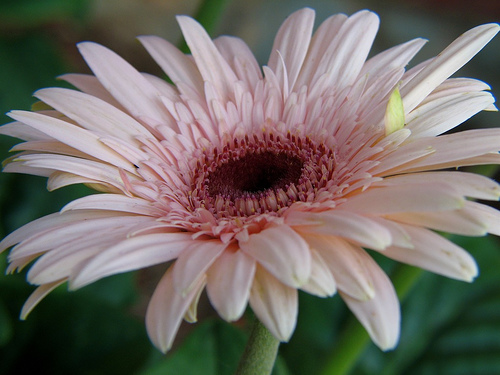
#> input picture Test/Daisy/1031799732_e7f4008c03.jpg, 500 x 375 px, found by its file name; its folder holds only this picture in this run
$ jupyter execute --allow-errors end_to_end_notebook.ipynb   (shell and % lines are left out)
#> lines starting #> are read from the running program, lines starting #| are printed output that depends on the picture
[cell 1]
import numpy as np
import cv2 as cv
from matplotlib import pyplot as plt
from sklearn.cluster import KMeans
from sklearn.neighbors import KNeighborsClassifier
from sklearn.svm import SVC
from sklearn.ensemble import AdaBoostClassifier
from sklearn.metrics import classification_report,confusion_matrix, accuracy_score, plot_confusion_matrix
import os
import pandas as pd
import random
import matplotlib.pyplot as plt
from kneed import KneeLocator # used for finding the optimal value of k

np.random.seed(22)

[cell 2]
from google.colab import drive
drive.mount('/content/drive')

[cell 3]
import os
flowers = ['Daisy', 'Rose', 'Sunflower', 'Tulip']
path = '/content/drive/My Drive/2D Geometric Shapes Recognition System/Flowers/'
training_file_names = []
training_flower_labels = []
#> (the rest of this cell did not finish here and is left out)

[cell 4]
# code to find optimal value of k
'''training_data = []

sift = cv.xfeatures2d.SIFT_create()
num_keypoints = [] #this is used to store the number of keypoints in each image
#load training images and compute SIFT descriptors
for filename in training_file_names:
    img = cv.imread(filename)
    img_gray = cv.cvtColor(img, cv.COLOR_BGR2GRAY)
    list_des = sift.detectAndCompute(img_gray, None)[1]
    if list_des is None:
        num_keypoints.append(0)
    else:
        num_keypoints.append(len(list_des))
        for des in list_des:
            training_data.append(des)

def kmeans_method(training_data):
  ssd = []
  K = []
  val = [i for i in range(10,101,5)]
  for k in val:
    kmeans = KMeans(k)
    kmeans.fit(training_data)
    K.append(k)
    ssd.append(kmeans.inertia_)

  # plot
  plt.figure(figsize=(15,7))
  plt.plot(K, ssd, 'bx-')
  plt.xlabel('k')
  plt.ylabel('Sum_of_squared_distances')
  plt.title('Elbow Method For Optimal k')
  plt.show()

  # find optimal value of k
  k = KneeLocator(range(10,101, 5), ssd, curve='convex', direction='decreasing')
  print(f'Optimal value of k is {k.elbow}.')

  return k.elbow # retuns optimal k vlaue

kmeans_method(training_data)'''

[cell 5]
class Dictionary(object):
    def __init__(self, name, img_filenames):
        self.name = name #name of your dictionary
        self.img_filenames = img_filenames #list of image filenames
        #self.num_words = num_words #the number of words
        self.training_data = [] #this is the training data required by the K-Means algorithm
        self.words = [] #list of words, which are the centroids of clusters

    def learn(self):
        sift = cv.xfeatures2d.SIFT_create()
        num_keypoints = [] #this is used to store the number of keypoints in each image
        #load training images and compute SIFT descriptors
        for filename in self.img_filenames:
            img = cv.imread(filename)
#> img is the input picture: shape (375, 500, 3); mean B, G, R 102.6, 108.8, 114.5
            img_gray = cv.cvtColor(img, cv.COLOR_BGR2GRAY)
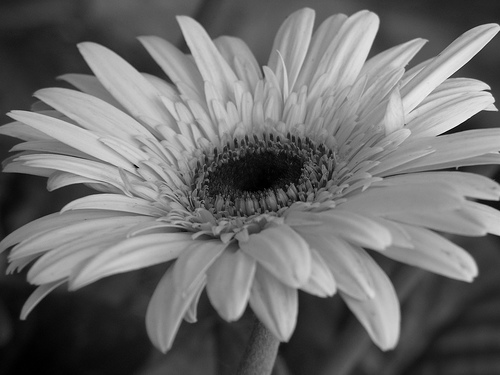
#> img_gray: shape (375, 500); min 0, max 248, mean 109.8
            list_des = sift.detectAndCompute(img_gray, None)[1]
            if list_des is None:
                num_keypoints.append(0)
            else:
                num_keypoints.append(len(list_des))
                for des in list_des:
                    self.training_data.append(des)
#> after the loop, self.training_data = 553 items
        #cluster SIFT descriptors using K-means algorithm
        self.num_words = 40 #optimal value
        kmeans = KMeans(self.num_words)
        kmeans.fit(self.training_data)
        self.words = kmeans.cluster_centers_
        #create word histograms for training images
        training_word_histograms = [] #list of word histograms of all training images
        index = 0
        for i in range(0, len(self.img_filenames)):
            #for each file, create a histogram
            histogram = np.zeros(self.num_words, np.float32)
            #if some keypoints exist
            if num_keypoints[i] > 0:
                for j in range(0, num_keypoints[i]):
                    histogram[kmeans.labels_[j + index]] += 1
                index += num_keypoints[i]
                histogram /= num_keypoints[i]
                training_word_histograms.append(histogram)
#> this loop made 1 pass
#> index on pass 1: 553
#> after the loop, index = 553; training_word_histograms = 1 item
        return training_word_histograms

    # [22 lines left out: function create_word_histograms, not called in this run]

[cell 6]
#num_words = 50
dictionary_name = 'flower'
dictionary = Dictionary(dictionary_name, training_file_names)

[cell 7]
training_word_histograms = dictionary.learn()
#> training_word_histograms = 1 item

[cell 8]
len(training_word_histograms)
#> Out = 1

[cell 9]
import pickle
#save dictionary
with open(os.path.join(path,'flower_dictionary.dic'), 'wb') as f: #'wb' is for binary write
 pickle.dump(dictionary, f)

[cell 10]
import pickle
with open(os.path.join(path,'flower_dictionary.dic'), 'rb') as f: #'rb' is for binary read
  dictionary = pickle.load(f)

[cell 11]
# store values for plotting
n_neighbours = []
n_accuracy = []
def knn_classifier(n):
  num_nearest_neighbours = n #number of neighbours
  knn = KNeighborsClassifier(n_neighbors = num_nearest_neighbours)
  knn.fit(training_word_histograms, training_flower_labels)
  # test all images
  validation_file_names = []
  validation_flower_labels = []
  for i in range(0, len(flowers)):
      sub_path = path + 'Validation/' + flowers[i] + '/'
      sub_file_names = [os.path.join(sub_path, f) for f in os.listdir(sub_path)]
      sub_flower_labels = [i] * len(sub_file_names) #create a list of N elements, all are i
      validation_file_names += sub_file_names
      validation_flower_labels += sub_flower_labels

  word_histograms = dictionary.create_word_histograms(validation_file_names)
  predicted_flower_labels = knn.predict(word_histograms)

  print(f'When No. of Nearest Neighbours (K) is {n}')
  accuracy = accuracy_score(validation_flower_labels, predicted_flower_labels)*100
  n_neighbours.append(n) # will be used for plotting
  n_accuracy.append(accuracy) # will be used for plotting
  print(f'Accuracy score is {accuracy:.2f}%')
  cm = confusion_matrix(validation_flower_labels, predicted_flower_labels)
  recognisation_accuracy = (cm[0][0] + cm[1][1] + cm[2][2])
  print(f'Recognition accuracy is {recognisation_accuracy}/{len(validation_file_names)}')
  print(f'Confusion Matrix:\n{cm}')
  print(plot_confusion_matrix(knn, word_histograms, validation_flower_labels, display_labels=flowers))
  plt.title(f'{n}-NN Classifier')
  print(f'Classification Report:\n{classification_report(validation_flower_labels, predicted_flower_labels)}')
  return f'Success when N={n}'

[cell 12]
print('KNN Classifier')
n =  [10, 15, 20, 25, 30]  #nearest neighbours
#> (the rest of this cell did not finish here and is left out)

[cell 13]
# plot
import matplotlib.pyplot as plt
plt.figure(figsize=(10,10))
plt.plot([int(i) for i in n_neighbours], n_accuracy)
plt.title('No. of neighbours vs accuracy', fontsize=15, fontweight='bold')
plt.xlabel('No. of Neighbours', fontweight='bold')
plt.ylabel('Accuracy', fontweight='bold')
plt.show()
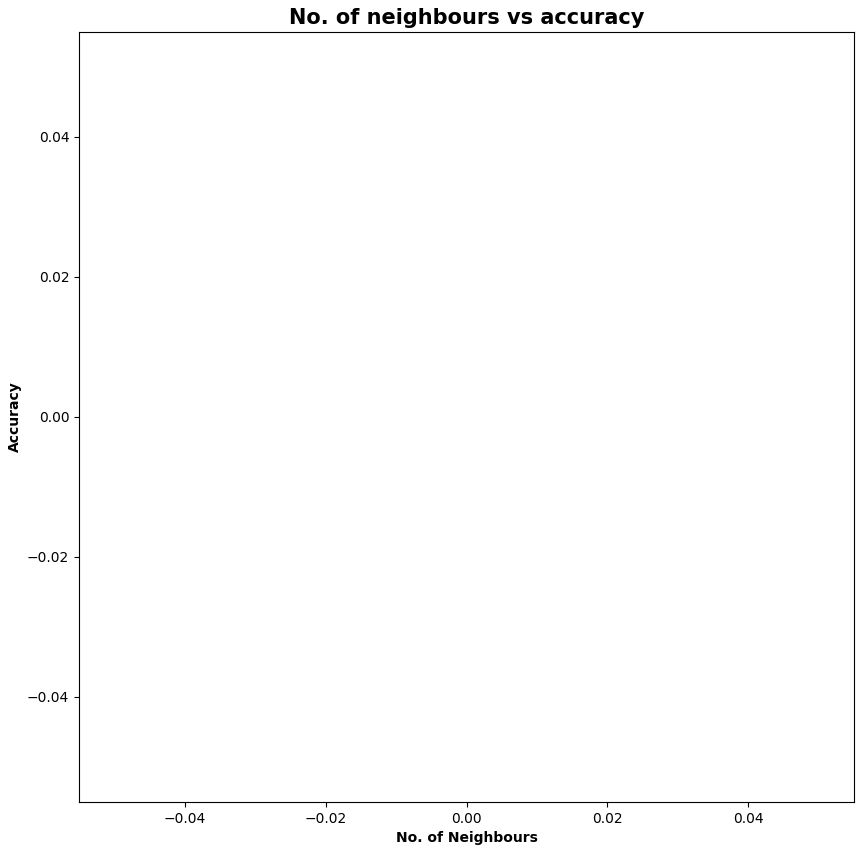
#> figure drawn by matplotlib, 1 panel

[cell 14]
# store all test classifier accuracies for plotting
classifier_accuracy = [] # format (classifier_name, accuracy)

[cell 15]
''' For test set '''
# dynamically find best accuracy n value

values = zip(n_neighbours, n_accuracy)

def Sort_Tuple(tup):
    return(sorted(tup, key = lambda x: x[1], reverse=True))

#> (the rest of this cell did not finish here and is left out)

[cell 16]
# store values for plotting
c_values = []
svm_accuracy = []

def svm_classifier(c):
    svm_classifier = SVC(C = c, kernel = 'linear')
    svm_classifier.fit(training_word_histograms, training_flower_labels)

    # validtion on all images
    val_file_names = []
    val_flower_labels = []
    for i in range(0, len(flowers)):
        sub_path = path + 'Validation/' + flowers[i] + '/'
        sub_file_names = [os.path.join(sub_path, f) for f in os.listdir(sub_path)]
        sub_flower_labels = [i] * len(sub_file_names) #create a list of N elements, all are i
        val_file_names += sub_file_names
        val_flower_labels += sub_flower_labels

    word_histograms = dictionary.create_word_histograms(val_file_names)
    predicted_flower_labels = svm_classifier.predict(word_histograms)

    print(f'When C value (C) is {c}')
    accuracy = accuracy_score(val_flower_labels, predicted_flower_labels)*100
    c_values.append(c) # will be used for plotting
    svm_accuracy.append(accuracy) # will be used for plotting
    print(f'Accuracy score is {accuracy:.2f}%')
    cm = confusion_matrix(val_flower_labels, predicted_flower_labels)
    recognisation_accuracy = (cm[0][0] + cm[1][1] + cm[2][2])
    print(f'Recognition accuracy is {recognisation_accuracy}/{len(val_file_names)}')
    print(f'Confusion Matrix:\n{cm}')
    print(plot_confusion_matrix(svm_classifier, word_histograms, val_flower_labels, display_labels=flowers))
    plt.title(f'C = {c}')
    print(f'Classification Report:\n{classification_report(val_flower_labels, predicted_flower_labels)}')
    return f'Success when C={c}'

[cell 17]
c = [10, 20, 30, 40, 50, 100]  # values
#> (the rest of this cell did not finish here and is left out)

[cell 18]
# plot
import matplotlib.pyplot as plt
plt.figure(figsize=(10,10))
plt.plot([int(i) for i in c_values], svm_accuracy)
plt.title('C value vs accuracy', fontsize=15, fontweight='bold')
plt.xlabel('C', fontweight='bold')
plt.ylabel('Accuracy', fontweight='bold')
plt.show()

[cell 19]
# for test set
values = zip(c_values, svm_accuracy)

def Sort_Tuple(tup):
    return(sorted(tup, key = lambda x: x[1], reverse=True))

#> (the rest of this cell did not finish here and is left out)

[cell 20]
'''Adaboost'''

# store values for plotting
n_values= []
ada_accuracy = []

def adaboost_classifier(n_estimator):
    adb_classifier = AdaBoostClassifier(n_estimators = n_estimator, random_state = 0)
    adb_classifier.fit(training_word_histograms, training_flower_labels)

    # test all images
    val_file_names = []
    val_flower_labels = []
    for i in range(0, len(flowers)):
        sub_path = path + 'Validation/' + flowers[i] + '/'
        sub_file_names = [os.path.join(sub_path, f) for f in os.listdir(sub_path)]
        sub_flower_labels = [i] * len(sub_file_names) #create a list of N elements, all are i
        val_file_names += sub_file_names
        val_flower_labels += sub_flower_labels

    word_histograms = dictionary.create_word_histograms(val_file_names)
    predicted_flower_labels = adb_classifier.predict(word_histograms)

    print(f'When n_estimators is {n_estimator}')
    accuracy = accuracy_score(val_flower_labels, predicted_flower_labels)*100
    n_values.append(n_estimator) # will be used for plotting
    ada_accuracy.append(accuracy) # will be used for plotting
    print(f'Accuracy score is {accuracy:.2f}%')
    cm = confusion_matrix(val_flower_labels, predicted_flower_labels)
    recognisation_accuracy = (cm[0][0] + cm[1][1] + cm[2][2])
    print(f'Recognition accuracy is {recognisation_accuracy}/{len(val_file_names)}')
    print(f'Confusion Matrix:\n{cm}')
    print(plot_confusion_matrix(adb_classifier, word_histograms, val_flower_labels, display_labels=flowers))
    plt.title(f'n_estimators = {n_estimator}')
    print(f'Classification Report:\n{classification_report(val_flower_labels, predicted_flower_labels)}')
    return f'Success when n_estimetors={n_estimator}'

[cell 21]
n_estimators = [50, 100, 150, 200, 250]  # values
#> (the rest of this cell did not finish here and is left out)

[cell 22]
# plot
import matplotlib.pyplot as plt
plt.figure(figsize=(10,10))
plt.plot([int(i) for i in n_values], ada_accuracy)
plt.title('n_estimators vs accuracy', fontsize=15, fontweight='bold')
plt.xlabel('n_estimators', fontweight='bold')
plt.ylabel('Accuracy', fontweight='bold')
plt.show()
